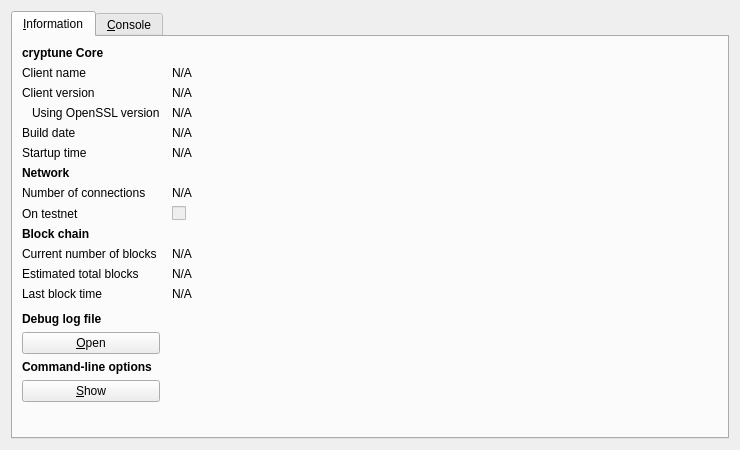
<?xml version="1.0" encoding="UTF-8"?>
<ui version="4.0">
 <class>RPCConsole</class>
 <widget class="QDialog" name="RPCConsole">
  <property name="geometry">
   <rect>
    <x>0</x>
    <y>0</y>
    <width>740</width>
    <height>450</height>
   </rect>
  </property>
  <property name="windowTitle">
   <string>cryptune - Debug window</string>
  </property>
  <layout class="QVBoxLayout" name="verticalLayout_2">
   <item>
    <widget class="QTabWidget" name="tabWidget">
     <property name="currentIndex">
      <number>0</number>
     </property>
     <widget class="QWidget" name="tab_info">
      <attribute name="title">
       <string>&amp;Information</string>
      </attribute>
      <layout class="QGridLayout" name="gridLayout" columnstretch="0,1">
       <property name="horizontalSpacing">
        <number>12</number>
       </property>
       <item row="0" column="0">
        <widget class="QLabel" name="label_9">
         <property name="font">
          <font>
           <weight>75</weight>
           <bold>true</bold>
          </font>
         </property>
         <property name="text">
          <string>cryptune Core</string>
         </property>
        </widget>
       </item>
       <item row="1" column="0">
        <widget class="QLabel" name="label_5">
         <property name="text">
          <string>Client name</string>
         </property>
        </widget>
       </item>
       <item row="1" column="1">
        <widget class="QLabel" name="clientName">
         <property name="cursor">
          <cursorShape>IBeamCursor</cursorShape>
         </property>
         <property name="text">
          <string>N/A</string>
         </property>
         <property name="textFormat">
          <enum>Qt::PlainText</enum>
         </property>
         <property name="textInteractionFlags">
          <set>Qt::LinksAccessibleByMouse|Qt::TextSelectableByKeyboard|Qt::TextSelectableByMouse</set>
         </property>
        </widget>
       </item>
       <item row="2" column="0">
        <widget class="QLabel" name="label_6">
         <property name="text">
          <string>Client version</string>
         </property>
        </widget>
       </item>
       <item row="2" column="1">
        <widget class="QLabel" name="clientVersion">
         <property name="cursor">
          <cursorShape>IBeamCursor</cursorShape>
         </property>
         <property name="text">
          <string>N/A</string>
         </property>
         <property name="textFormat">
          <enum>Qt::PlainText</enum>
         </property>
         <property name="textInteractionFlags">
          <set>Qt::LinksAccessibleByMouse|Qt::TextSelectableByKeyboard|Qt::TextSelectableByMouse</set>
         </property>
        </widget>
       </item>
       <item row="3" column="0">
        <widget class="QLabel" name="label_14">
         <property name="text">
          <string>Using OpenSSL version</string>
         </property>
         <property name="indent">
          <number>10</number>
         </property>
        </widget>
       </item>
       <item row="3" column="1">
        <widget class="QLabel" name="openSSLVersion">
         <property name="cursor">
          <cursorShape>IBeamCursor</cursorShape>
         </property>
         <property name="text">
          <string>N/A</string>
         </property>
         <property name="textFormat">
          <enum>Qt::PlainText</enum>
         </property>
         <property name="textInteractionFlags">
          <set>Qt::LinksAccessibleByMouse|Qt::TextSelectableByKeyboard|Qt::TextSelectableByMouse</set>
         </property>
        </widget>
       </item>
       <item row="4" column="0">
        <widget class="QLabel" name="label_12">
         <property name="text">
          <string>Build date</string>
         </property>
        </widget>
       </item>
       <item row="4" column="1">
        <widget class="QLabel" name="buildDate">
         <property name="cursor">
          <cursorShape>IBeamCursor</cursorShape>
         </property>
         <property name="text">
          <string>N/A</string>
         </property>
         <property name="textFormat">
          <enum>Qt::PlainText</enum>
         </property>
         <property name="textInteractionFlags">
          <set>Qt::LinksAccessibleByMouse|Qt::TextSelectableByKeyboard|Qt::TextSelectableByMouse</set>
         </property>
        </widget>
       </item>
       <item row="5" column="0">
        <widget class="QLabel" name="label_13">
         <property name="text">
          <string>Startup time</string>
         </property>
        </widget>
       </item>
       <item row="5" column="1">
        <widget class="QLabel" name="startupTime">
         <property name="cursor">
          <cursorShape>IBeamCursor</cursorShape>
         </property>
         <property name="text">
          <string>N/A</string>
         </property>
         <property name="textFormat">
          <enum>Qt::PlainText</enum>
         </property>
         <property name="textInteractionFlags">
          <set>Qt::LinksAccessibleByMouse|Qt::TextSelectableByKeyboard|Qt::TextSelectableByMouse</set>
         </property>
        </widget>
       </item>
       <item row="6" column="0">
        <widget class="QLabel" name="label_11">
         <property name="font">
          <font>
           <weight>75</weight>
           <bold>true</bold>
          </font>
         </property>
         <property name="text">
          <string>Network</string>
         </property>
        </widget>
       </item>
       <item row="7" column="0">
        <widget class="QLabel" name="label_7">
         <property name="text">
          <string>Number of connections</string>
         </property>
        </widget>
       </item>
       <item row="7" column="1">
        <widget class="QLabel" name="numberOfConnections">
         <property name="cursor">
          <cursorShape>IBeamCursor</cursorShape>
         </property>
         <property name="text">
          <string>N/A</string>
         </property>
         <property name="textFormat">
          <enum>Qt::PlainText</enum>
         </property>
         <property name="textInteractionFlags">
          <set>Qt::LinksAccessibleByMouse|Qt::TextSelectableByKeyboard|Qt::TextSelectableByMouse</set>
         </property>
        </widget>
       </item>
       <item row="8" column="0">
        <widget class="QLabel" name="label_8">
         <property name="text">
          <string>On testnet</string>
         </property>
        </widget>
       </item>
       <item row="8" column="1">
        <widget class="QCheckBox" name="isTestNet">
         <property name="enabled">
          <bool>false</bool>
         </property>
         <property name="text">
          <string/>
         </property>
        </widget>
       </item>
       <item row="9" column="0">
        <widget class="QLabel" name="label_10">
         <property name="font">
          <font>
           <weight>75</weight>
           <bold>true</bold>
          </font>
         </property>
         <property name="text">
          <string>Block chain</string>
         </property>
        </widget>
       </item>
       <item row="10" column="0">
        <widget class="QLabel" name="label_3">
         <property name="text">
          <string>Current number of blocks</string>
         </property>
        </widget>
       </item>
       <item row="10" column="1">
        <widget class="QLabel" name="numberOfBlocks">
         <property name="cursor">
          <cursorShape>IBeamCursor</cursorShape>
         </property>
         <property name="text">
          <string>N/A</string>
         </property>
         <property name="textFormat">
          <enum>Qt::PlainText</enum>
         </property>
         <property name="textInteractionFlags">
          <set>Qt::LinksAccessibleByMouse|Qt::TextSelectableByKeyboard|Qt::TextSelectableByMouse</set>
         </property>
        </widget>
       </item>
       <item row="11" column="0">
        <widget class="QLabel" name="label_4">
         <property name="text">
          <string>Estimated total blocks</string>
         </property>
        </widget>
       </item>
       <item row="11" column="1">
        <widget class="QLabel" name="totalBlocks">
         <property name="cursor">
          <cursorShape>IBeamCursor</cursorShape>
         </property>
         <property name="text">
          <string>N/A</string>
         </property>
         <property name="textFormat">
          <enum>Qt::PlainText</enum>
         </property>
         <property name="textInteractionFlags">
          <set>Qt::LinksAccessibleByMouse|Qt::TextSelectableByKeyboard|Qt::TextSelectableByMouse</set>
         </property>
        </widget>
       </item>
       <item row="12" column="0">
        <widget class="QLabel" name="label_2">
         <property name="text">
          <string>Last block time</string>
         </property>
        </widget>
       </item>
       <item row="12" column="1">
        <widget class="QLabel" name="lastBlockTime">
         <property name="cursor">
          <cursorShape>IBeamCursor</cursorShape>
         </property>
         <property name="text">
          <string>N/A</string>
         </property>
         <property name="textFormat">
          <enum>Qt::PlainText</enum>
         </property>
         <property name="textInteractionFlags">
          <set>Qt::LinksAccessibleByMouse|Qt::TextSelectableByKeyboard|Qt::TextSelectableByMouse</set>
         </property>
        </widget>
       </item>
       <item row="13" column="0">
        <spacer name="verticalSpacer_2">
         <property name="orientation">
          <enum>Qt::Vertical</enum>
         </property>
         <property name="sizeHint" stdset="0">
          <size>
           <width>20</width>
           <height>20</height>
          </size>
         </property>
        </spacer>
       </item>
       <item row="14" column="0">
        <widget class="QLabel" name="labelDebugLogfile">
         <property name="font">
          <font>
           <weight>75</weight>
           <bold>true</bold>
          </font>
         </property>
         <property name="text">
          <string>Debug log file</string>
         </property>
        </widget>
       </item>
       <item row="15" column="0">
        <widget class="QPushButton" name="openDebugLogfileButton">
         <property name="toolTip">
          <string>Open the cryptune debug log file from the current data directory. This can take a few seconds for large log files.</string>
         </property>
         <property name="text">
          <string>&amp;Open</string>
         </property>
         <property name="autoDefault">
          <bool>false</bool>
         </property>
        </widget>
       </item>
       <item row="16" column="0">
        <widget class="QLabel" name="labelCLOptions">
         <property name="font">
          <font>
           <weight>75</weight>
           <bold>true</bold>
          </font>
         </property>
         <property name="text">
          <string>Command-line options</string>
         </property>
        </widget>
       </item>
       <item row="17" column="0">
        <widget class="QPushButton" name="showCLOptionsButton">
         <property name="toolTip">
          <string>Show the cryptune-Qt help message to get a list with possible cryptune command-line options.</string>
         </property>
         <property name="text">
          <string>&amp;Show</string>
         </property>
         <property name="autoDefault">
          <bool>false</bool>
         </property>
        </widget>
       </item>
       <item row="18" column="0">
        <spacer name="verticalSpacer">
         <property name="orientation">
          <enum>Qt::Vertical</enum>
         </property>
         <property name="sizeHint" stdset="0">
          <size>
           <width>20</width>
           <height>40</height>
          </size>
         </property>
        </spacer>
       </item>
      </layout>
     </widget>
     <widget class="QWidget" name="tab_console">
      <attribute name="title">
       <string>&amp;Console</string>
      </attribute>
      <layout class="QVBoxLayout" name="verticalLayout_3">
       <property name="spacing">
        <number>3</number>
       </property>
       <item>
        <widget class="QTextEdit" name="messagesWidget">
         <property name="minimumSize">
          <size>
           <width>0</width>
           <height>100</height>
          </size>
         </property>
         <property name="readOnly">
          <bool>true</bool>
         </property>
         <property name="tabKeyNavigation" stdset="0">
          <bool>false</bool>
         </property>
         <property name="columnCount" stdset="0">
          <number>2</number>
         </property>
        </widget>
       </item>
       <item>
        <layout class="QHBoxLayout" name="horizontalLayout">
         <property name="spacing">
          <number>3</number>
         </property>
         <item>
          <widget class="QLabel" name="label">
           <property name="text">
            <string notr="true">&gt;</string>
           </property>
          </widget>
         </item>
         <item>
          <widget class="QLineEdit" name="lineEdit"/>
         </item>
         <item>
          <widget class="QPushButton" name="clearButton">
           <property name="maximumSize">
            <size>
             <width>24</width>
             <height>24</height>
            </size>
           </property>
           <property name="toolTip">
            <string>Clear console</string>
           </property>
           <property name="text">
            <string/>
           </property>
           <property name="icon">
            <iconset resource="../bitcoin.qrc">
             <normaloff>:/icons/remove</normaloff>:/icons/remove</iconset>
           </property>
           <property name="shortcut">
            <string notr="true">Ctrl+L</string>
           </property>
           <property name="autoDefault">
            <bool>false</bool>
           </property>
          </widget>
         </item>
        </layout>
       </item>
      </layout>
     </widget>
    </widget>
   </item>
  </layout>
 </widget>
 <resources>
  <include location="../bitcoin.qrc"/>
 </resources>
 <connections/>
</ui>
